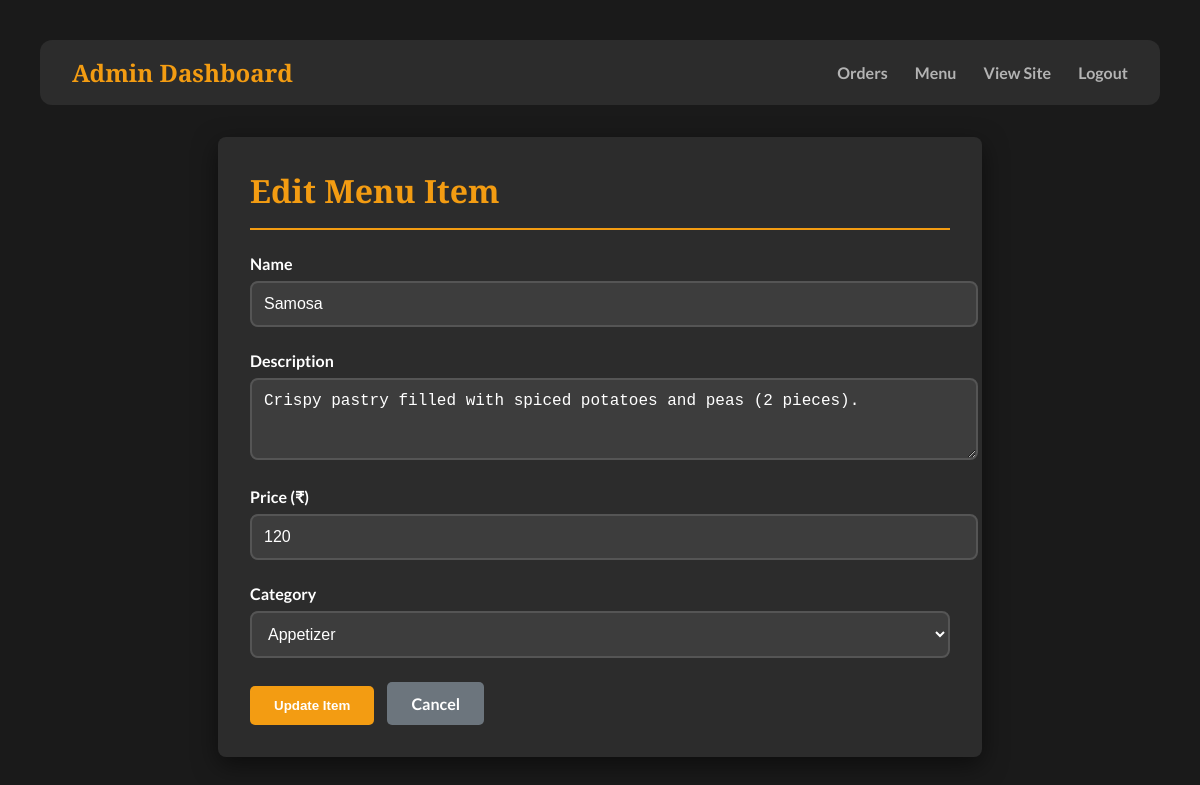
The page /admin/menu/edit/2 (signed in) on the database as committed earlier.
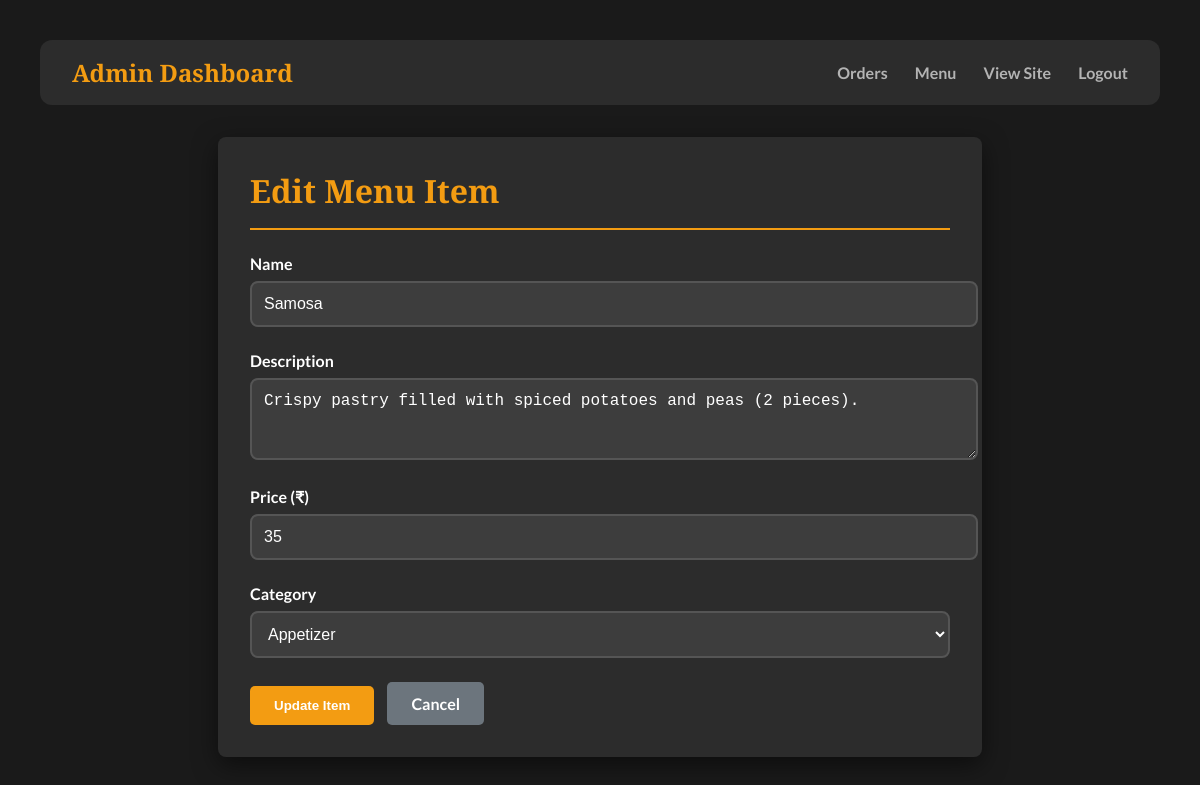
The same page on the database as committed later.
### tables this page shows
CREATE TABLE menu (
    id INTEGER PRIMARY KEY AUTOINCREMENT,
    name TEXT NOT NULL,
    description TEXT NOT NULL,
    price INTEGER NOT NULL,
    category TEXT NOT NULL
);

### app.py (the view, shortened to what this page needs)
@app.route('/admin/menu/edit/<int:id>', methods=['GET', 'POST'])
def edit_menu_item(id):
    if not session.get('logged_in'):
        return redirect(url_for('admin_login'))
    conn = get_db_connection()
    item = conn.execute('SELECT * FROM menu WHERE id = ?', (id,)).fetchone()
    conn.close()
    return render_template('edit_item.html', item=item)

### app.py (called while the page is built)
def get_db_connection():
    conn = sqlite3.connect('database.db')
    conn.row_factory = sqlite3.Row
    return conn

### templates/edit_item.html (shortened to what this page needs)
<!DOCTYPE html>
<html lang="en">
<head>
</head>
<body>
    <nav class="navbar">
        <div class="logo">Admin Dashboard</div>
        <div>
            <a href="{{ url_for('admin_orders') }}">Orders</a>
            <a href="{{ url_for('admin_menu') }}">Menu</a>
            <a href="{{ url_for('home') }}">View Site</a>
            <a href="{{ url_for('logout') }}">Logout</a>
        </div>
    </nav>
    <div class="container">
        <div class="header">
            <h1>Edit Menu Item</h1>
        </div>
        <form method="post">
            <div class="form-group">
                <label for="name">Name</label>
                <input type="text" id="name" name="name" value="{{ item['name'] }}" required>
            </div>
            <div class="form-group">
                <label for="description">Description</label>
                <textarea id="description" name="description" rows="3" required>{{ item['description'] }}</textarea>
            </div>
            <div class="form-group">
                <label for="price">Price (₹)</label>
                <input type="number" step="0.01" id="price" name="price" value="{{ item['price'] }}" required>
            </div>
            <div class="form-group">
                <label for="category">Category</label>
                <select id="category" name="category" required>
                    <option value="Appetizer" {% if item['category'] == 'Appetizer' %}selected{% endif %}>Appetizer</option>
                </select>
            </div>
            <button type="submit" class="btn btn-primary">Update Item</button>
            <a href="{{ url_for('admin_menu') }}" class="btn btn-secondary">Cancel</a>
        </form>
    </div>
</body>
</html>

Rows that differ between the two databases and show on the page:
changed menu "Samosa": price "120" → "35"
